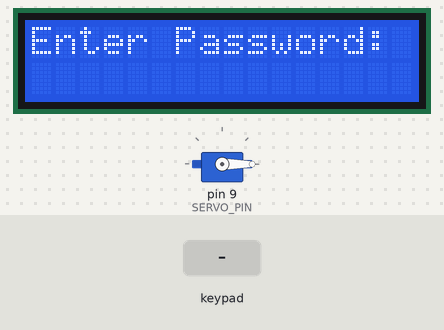
Bench run of a sketch on a simulated Arduino Uno, built with avr-gcc and run on an emulated ATmega328P. Shown: 16×2 character LCD, servo. The test bench sets the inputs (shaded band).

Above: at 1.2 s.
1.3 s: keypad keys 1 2 3 4 # pressed 0.4 s apart
At 3.3 s:
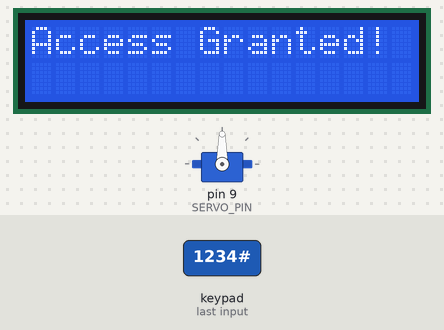
4.8 s: key '#' pressed
At 7.4 s:
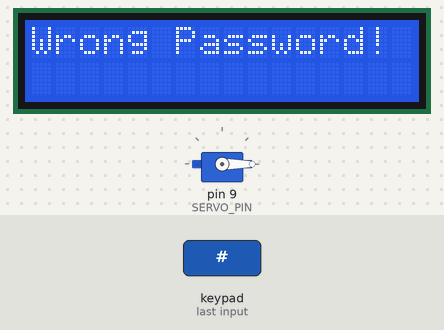
7.8 s: keypad keys 6 7 8 1 0 A pressed 0.4 s apart
At 10.2 s:
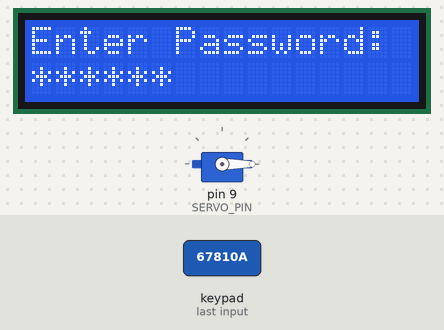
11.7 s: keypad keys 6 7 8 1 0 D pressed 0.4 s apart
At 14.1 s:
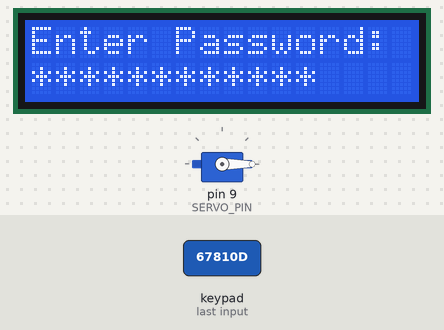
15.6 s: key '1' pressed
At 16.6 s:
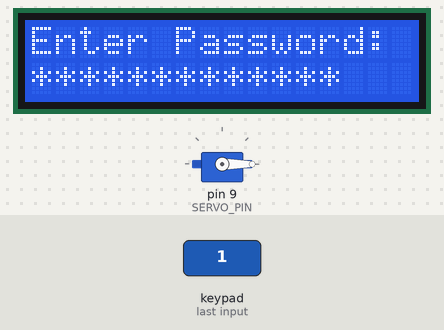
17.1 s: key '2' pressed
At 17.8 s:
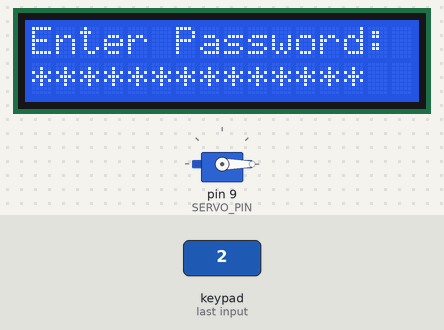
Timing chart, 0 to 19.6 s (numbered marks = the images above; inputs shaded):
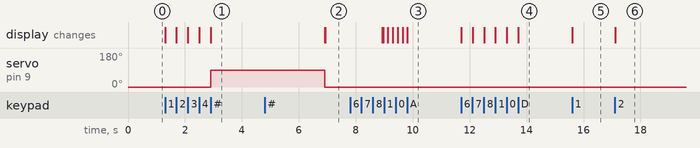

The sketch:

digital-door-lock.ino
```cpp
#include <Keypad.h>
#include <LiquidCrystal.h>
#include <Servo.h>

// LCD Pin configuration: RS, E, D4, D5, D6, D7
LiquidCrystal lcd(11, 12, A0, A1, A2, A3);

// Servo motor setup
Servo lockServo;
const int SERVO_PIN = 9;

// Keypad Configuration
const byte ROWS = 4;
const byte COLS = 4;
char keys[ROWS][COLS] = {
  {'1', '2', '3', 'A'},
  {'4', '5', '6', 'B'},
  {'7', '8', '9', 'C'},
  {'*', '0', '#', 'D'}
};

byte rowPins[ROWS] = {2, 3, 4, 5};
byte colPins[COLS] = {6, 7, 8, 10};

Keypad keypad = Keypad(makeKeymap(keys), rowPins, colPins, ROWS, COLS);

// Secret Password Configuration
const String SECRET_CODE = "1234";
String inputCode = "";

void setup() {
  lcd.begin(16, 2);
  lockServo.attach(SERVO_PIN);

  // Lock position initially (0 degrees)
  lockServo.write(0);

  showPrompt();
}

void loop() {
  char key = keypad.getKey();

  if (key) {
    if (key == '#') { // '#' acts as Enter key
      checkPassword();
    } else if (key == '*') { // '*' acts as Clear key
      inputCode = "";
      showPrompt();
    } else {
      inputCode += key;
      lcd.setCursor(0, 1);
      lcd.print("    "); // Clear prior line segment
      lcd.setCursor(0, 1);
      for (int i = 0; i < inputCode.length(); i++) {
        lcd.print("*"); // Mask password entry
      }
    }
  }
}

void showPrompt() {
  lcd.clear();
  lcd.setCursor(0, 0);
  lcd.print("Enter Password:");
  lcd.setCursor(0, 1);
}

void checkPassword() {
  lcd.clear();
  if (inputCode == SECRET_CODE) {
    lcd.setCursor(0, 0);
    lcd.print("Access Granted!");
    lockServo.write(90); // Unlock position
    delay(4000);         // Keep unlocked for 4 seconds
    lockServo.write(0);  // Re-lock
  } else {
    lcd.setCursor(0, 0);
    lcd.print("Wrong Password!");
    delay(2000);
  }
  inputCode = "";
  showPrompt();
}
```

Measured:
- after the input at 1.3 s, servo on pin 9 (SERVO_PIN): 0° → 90° after 1.6 s; the display: first changes at once (image 1 shows a later state)
- after the input at 4.8 s, the display: first differs from a run without the input after 2.1 s (image 2)
- after the input at 7.8 s, the display: first differs from a run without the input after 1.2 s (image 3 shows a later state)
- after the input at 11.7 s, the display: first changes at once (image 4 shows a later state)
- after the input at 15.6 s, the display: changes at once (image 5)
- after the input at 17.1 s, the display: changes at once (image 6)
